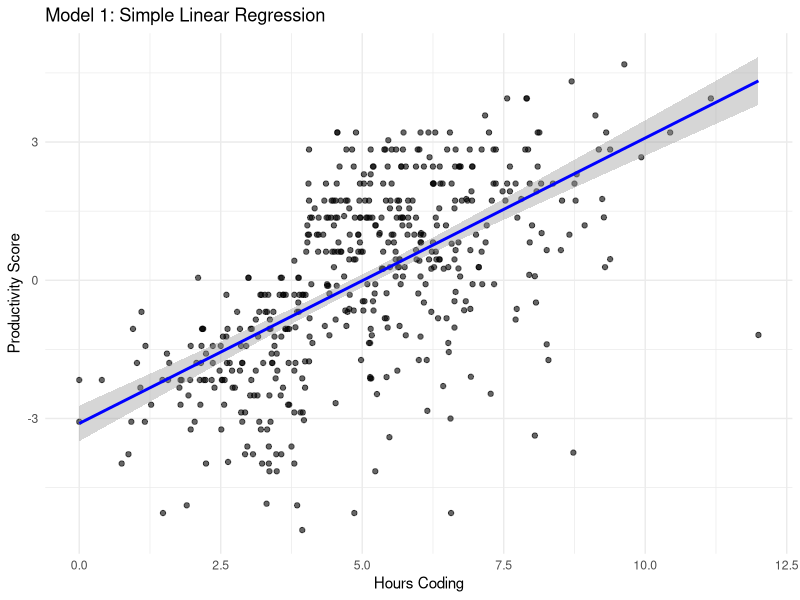

Source code (R):
## ---- chunk 1
knitr::opts_chunk$set(echo = TRUE, warning = FALSE, message = FALSE)
library(ggplot2)
library(dplyr)
library(tidyr)
library(broom)
library(car)  # For VIF and diagnostic plots
## ---- chunk 2
# Load dataset
data <- read.csv("ai_dev_productivity.csv")

# Recode task_success as factor (same as Week 2)
data$task_success <- factor(data$task_success, levels = c(0, 1), labels = c("Failure", "Success"))

# Recreate composite productivity score from Week 2
data <- data |>
  mutate(
    productivity = scale(commits) - scale(bugs_reported) + scale(as.numeric(task_success))
  )
data$productivity <- as.numeric(data$productivity)

# Display first few rows
head(data)

# Check structure
str(data)
## ---- chunk 3
# Simple linear regression: productivity predicted by hours_coding
model1 <- lm(productivity ~ hours_coding, data = data)

summary(model1)
## ---- chunk 4
ggplot(data, aes(x = hours_coding, y = productivity)) +
  geom_point(alpha = 0.6) +
  geom_smooth(method = "lm", se = TRUE, color = "blue") +
  labs(title = "Model 1: Simple Linear Regression",
       x = "Hours Coding",
       y = "Productivity Score") +
  theme_minimal()
## ---- chunk 5
# Fit a multiple regression model with main effects only
# model2 <- lm(response ~ predictor1 + predictor2 + predictor3, data = data)

# View summary
# summary(model2)

## ---- chunk 6
# Fit a model with an interaction term
# model3 <- lm(response ~ predictor1 * predictor2 + predictor3, data = data)

# View summary
# summary(model3)
## ---- chunk 7
# Create interaction plot
# data %>%
#   mutate(predictor2_group = cut(predictor2, breaks = 3, 
#                                  labels = c("Low", "Medium", "High"))) %>%
#   ggplot(aes(x = predictor1, y = response, color = predictor2_group)) +
#   geom_point(alpha = 0.5) +
#   geom_smooth(method = "lm", se = TRUE) +
#   labs(title = "Interaction Effect") +
#   theme_minimal()
## ---- chunk 8
# Fit an additional model 
# model4 <- lm(response ~ predictor1 * predictor2 + predictor3 + ... , data = data)

# View summary
# summary(model4)
## ---- chunk 9
# Create interaction plot
# data %>%
#   mutate(predictor2_group = cut(predictor2, breaks = 3, 
#                                  labels = c("Low", "Medium", "High"))) %>%
#   ggplot(aes(x = predictor1, y = response, color = predictor2_group)) +
#   geom_point(alpha = 0.5) +
#   geom_smooth(method = "lm", se = TRUE) +
#   labs(title = "Interaction Effect") +
#   theme_minimal()
## ---- chunk 10
# Create comparison using broom::glance
# library(broom)
# bind_rows(
#   glance(model1) %>% mutate(model = "Model 1"),
#   glance(model2) %>% mutate(model = "Model 2"),
#   glance(model3) %>% mutate(model = "Model 3")
# ) %>%
#   select(model, r.squared, adj.r.squared, AIC)
## ---- chunk 11
# Create all 4 diagnostic plots
# par(mfrow = c(2, 2))
# plot(model2)  # Replace with your chosen model
# par(mfrow = c(1, 1))
## ---- chunk 12
# plot(model2, which = 1)

# Or using ggplot2
# augment(model2) %>%
#   ggplot(aes(x = .fitted, y = .resid)) +
#   geom_point(alpha = 0.6) +
#   geom_hline(yintercept = 0, color = "red", linetype = "dashed") +
#   geom_smooth(se = TRUE, color = "blue") +
#   labs(title = "Residuals vs Fitted Values") +
#   theme_minimal()
## ---- chunk 13
# plot(model2, which = 2)
## ---- chunk 14
# Add polynomial term
# model_poly <- lm(response ~ predictor1 + I(predictor1^2), data = data)

# Or log transformation
# model_log <- lm(log(response) ~ predictor1, data = data)
## ---- chunk 15
# Log transformation often helps
# model_log_y <- lm(log(response) ~ predictor1 + predictor2, data = data)
## ---- chunk 16
# Your final model
# final_model <- lm(...)

# summary(final_model)
## ---- chunk 17
# Make sure your response is binary (0/1 or factor)
# If it's character (e.g., "Yes"/"No"), convert to factor or 0/1

# Option 1: Keep as factor
# data$response <- factor(data$response, levels = c("No", "Yes"))

# Option 2: Convert to 0/1
# data$response_binary <- ifelse(data$response == "Yes", 1, 0)

# Check the distribution
# table(data$response)
# prop.table(table(data$response))
## ---- chunk 18
# Fit a simple logistic regression
# model1 <- glm(response ~ predictor1, data = data, family = binomial)

# View summary
# summary(model1)

# Tidy output
# tidy(model1)
# glance(model1)
## ---- chunk 19
# Calculate odds ratio
# exp(coef(model1))

# With confidence intervals
# exp(confint(model1))
## ---- chunk 20
# Create predicted probabilities
# data_with_pred <- data %>%
#   mutate(pred_prob = predict(model1, type = "response"))

# Plot
# ggplot(data, aes(x = predictor1, y = as.numeric(response) - 1)) +
#   geom_point(alpha = 0.3) +
#   geom_line(data = data_with_pred, aes(y = pred_prob), color = "blue", size = 1) +
#   labs(title = "Logistic Regression: Model 1",
#        x = "Predictor 1",
#        y = "Probability of Success") +
#   theme_minimal()
## ---- chunk 21
# Fit multiple logistic regression
# model2 <- glm(response ~ predictor1 + predictor2 + predictor3, 
#               data = data, family = binomial)

# View summary
# summary(model2)

# Tidy output
# tidy(model2)
# glance(model2)
## ---- chunk 22
# Odds ratios
# exp(coef(model2))

# With confidence intervals
# exp(confint(model2))

# Or use tidy
# tidy(model2, exponentiate = TRUE, conf.int = TRUE)
## ---- chunk 23
# Fit model with interaction
# model3 <- glm(response ~ predictor1 + predictor2 + predictor3, 
#               data = data, family = binomial)

# View summary
# summary(model3)

# Odds ratios
# tidy(model3, exponentiate = TRUE, conf.int = TRUE)
## ---- chunk 24
# Create test data
# test_data <- expand_grid(
#   predictor1 = seq(min(data$predictor1), max(data$predictor1), length.out = 100),
#   predictor2 = quantile(data$predictor2, c(0.25, 0.5, 0.75)),
#   predictor3 = mean(data$predictor3)
# )

# Get predictions
# test_data$pred_prob <- predict(model3, newdata = test_data, type = "response")

# Plot
# ggplot(test_data, aes(x = predictor1, y = pred_prob, 
#                       color = factor(predictor2))) +
#   geom_line(size = 1) +
#   labs(title = "Interaction Effect in Logistic Regression",
#        y = "Predicted Probability",
#        color = "Predictor 2") +
#   theme_minimal()
## ---- chunk 25
# Comparison table
# library(broom)
# bind_rows(
#   glance(model1) %>% mutate(model = "Model 1"),
#   glance(model2) %>% mutate(model = "Model 2"),
#   glance(model3) %>% mutate(model = "Model 3")
# ) %>%
#   select(model, AIC)

## ---- chunk 26
# Create logit of predicted probabilities
# data_augment <- augment(model2, type.predict = "link")  # Gets log-odds

# For each continuous predictor, plot predictor vs logit
# ggplot(data_augment, aes(x = predictor1, y = .fitted)) +
#   geom_point(alpha = 0.3) +
#   geom_smooth(color = "blue") +
#   labs(title = "Linearity in Logit Check",
#        x = "Predictor 1",
#        y = "Log-odds") +
#   theme_minimal()

# Should see roughly linear relationship
## ---- chunk 27
# Create binned residual plot
# library(arm)  # For binnedplot
# binnedplot(fitted(model2), residuals(model2, type = "response"))

# Or manually:
# data_with_resid <- data %>%
#   mutate(
#     fitted = fitted(model2),
#     resid = residuals(model2, type = "response"),
#     bin = ntile(fitted, 20)
#   ) %>%
#   group_by(bin) %>%
#   summarise(
#     mean_fitted = mean(fitted),
#     mean_resid = mean(resid)
#   )

# ggplot(data_with_resid, aes(x = mean_fitted, y = mean_resid)) +
#   geom_point() +
#   geom_hline(yintercept = 0, color = "red", linetype = "dashed") +
#   labs(title = "Binned Residual Plot",
#        x = "Average Fitted Probability",
#        y = "Average Residual") +
#   theme_minimal()
## ---- chunk 28
# Create calibration plot
# data %>%
#   mutate(
#     pred_prob = predict(model2, type = "response"),
#     bin = ntile(pred_prob, 10)
#   ) %>%
#   group_by(bin) %>%
#   summarise(
#     mean_pred = mean(pred_prob),
#     observed = mean(as.numeric(response) - 1),  # Adjust if needed
#     n = n()
#   ) %>%
#   ggplot(aes(x = mean_pred, y = observed)) +
#   geom_point(aes(size = n)) +
#   geom_abline(slope = 1, intercept = 0, color = "red", linetype = "dashed") +
#   labs(title = "Calibration Plot",
#        x = "Mean Predicted Probability",
#        y = "Observed Proportion",
#        size = "Count") +
#   theme_minimal()
## ---- chunk 29
# Add polynomial or spline terms
# model_poly <- glm(response ~ predictor1 + I(predictor1^2), 
#                   data = data, family = binomial)

# Or categorize continuous predictors
# data$predictor1_cat <- cut(data$predictor1, breaks = 3)
# model_cat <- glm(response ~ predictor1_cat, data = data, family = binomial)
## ---- chunk 30
# Check for complete/quasi-complete separation
# Look for very large coefficients or standard errors

# Use penalized regression if needed
# library(brglm2)
# model_penalized <- glm(response ~ predictors, data = data, 
#                        family = binomial, method = "brglmFit")
## ---- chunk 31
# Your final model
# final_model <- glm(...)

# summary(final_model)
## ---- chunk 32
# tidy(final_model, exponentiate = TRUE, conf.int = TRUE)
